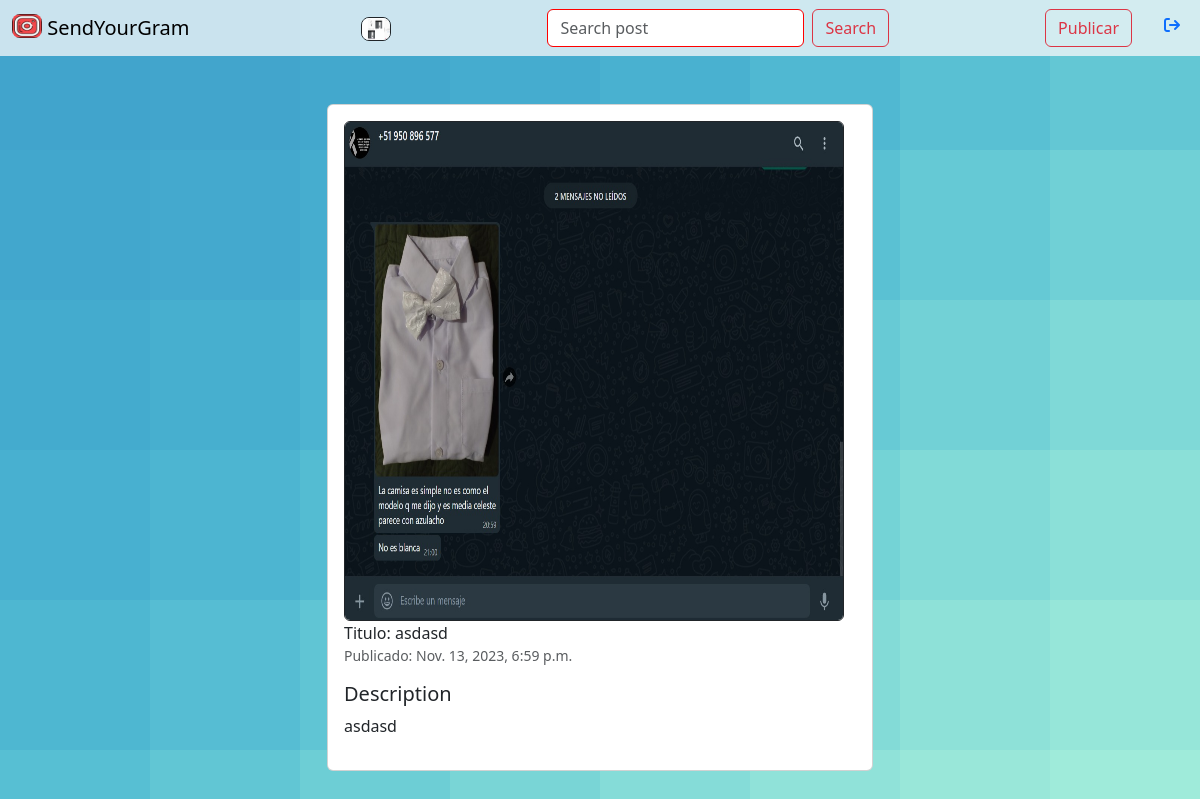
/Session/Posts/details/19 (signed in), run on the app's committed database.
### first/models.py (models this page shows)
class UserWeb(AbstractUser):
    profile_picture = models.ImageField(
        upload_to="profile_images/",
        blank=True,
        default="static_images/user.png")#Subo la imagen a la ruta de MEDIA_URL
    website = models.URLField(max_length=254,blank=True,null=False)
    biography = models.TextField(max_length=500,blank=True,null=False)
    phone_number = models.CharField(max_length=15,blank=True,null=False)
    created = models.DateField(auto_now_add=True)
    modified = models.DateTimeField(auto_now=True)

### second/models.py (models this page shows, shortened)
class Post(models.Model):
    from_user = models.ForeignKey(settings.AUTH_USER_MODEL,on_delete=models.CASCADE)
    title = models.CharField(max_length=200)
    description = models.TextField(blank=True)
    postimg  = models.ImageField(upload_to="post_images/")
    created = models.DateTimeField(auto_now_add=True)
    class Meta:
        ordering = ["-created"]

### second/views.py (the view)
# urls.py: path("Posts/details/<int:pk>",v2.DetailPostView.as_view(),name="DETAILSPOST")
class DetailPostView(LoginRequiredMixin,DetailView):
    model = Post#Usa el modelo por el que se listaran sus objetos
    template_name = "second_templates/list_post.html"#Se establece el template a renderizar
    context_object_name = "Post"#Se le coloca el nombre de los objetos a pasar como contexto
    queryset = Post.objects.all()#Se le pasa la lista de objetos a mostrar
    slug_field = "pk"#la propiedad que vamos a utilizar en el modelo
    slug_url_kwarg = "pk"#El nombre de la propiedad pasada como parametro, que se refleja en la url.py

### templates/second_templates/list_post.html (shortened to what this page needs)
{% extends 'second_templates/layouts/base.html' %}
{% block content %}
        <div class="container posts-content">
            <div class="row">
                <div class="col-lg-6 offset-md-3">
                    <div class="card mb-4">
                    <div class="card-body">
                        <div class="media mb-3">
                        <img src="{{Post.postimg.url}}" class="d-block ui-w-40 rounded border border-dark" alt="" style="width: 500px; height: 500px;">
                        <div class="media-header" >
                            Titulo: {{Post.title}}
                        </div>
                        <div class="media-body ml-3">
                            <div class="text-muted small">Publicado: {{Post.created}}</div>
                        </div>
                        </div>
                        <h5>Description</h5>
                        <p>{{Post.description}}</p>
                    </div>
                    </div>
                </div>
{% endblock %}

### templates/second_templates/layouts/nav.html
{% load static %}
<nav class="navbar bg-light bg-opacity-75 sticky-top">
    <div class="container-fluid">
      <a class="navbar-brand" href="{% url 'GETTINGPOSTS' %}">
        <img src= "{%  static 'static_images/instagram.png' %}" alt="Logo" width="30" height="24" class="d-inline-block align-text-top rounded-3">
        SendYourGram
      </a>
      <a href="{% url 'DETAILS' request.user.id %}"><img src="{{request.user.profile_picture.url}}" alt="Logo" width="30" height="24" class="d-inline-block align-text-top rounded-3 border border-dark"></a>
      <form class="d-flex" role="search" action="{% url 'Search' %}" method="GET">
        <input  required="True" name="post_title" class="form-control  me-2" type="search" placeholder="Search post" aria-label="Search" style="border-color: red;">
        <button class="btn btn-outline-danger"   type="submit">Search</button>
      </form>
      <div class="row">
        <div class="col">
          <a href="{% url 'SHARE_POST' %}" class="btn btn-outline-danger">Publicar</a>
        </div>
        <div class="col">
          <a href="{% url 'Logoutview' %}"><i class="fa-solid fa-arrow-right-from-bracket p-2"></i></a>
        </div>
      </div>
    </div>
  </nav>

### static/css/background001.css (style rules this page uses)
body { background-image: url("radiant-gradient.png"); background-repeat: repeat-y; background-attachment: fixed; }

### data on the page
UserWeb: user.profile_picture (picture)
Post: postimg (picture), title "asdasd", created "Nov. 13, 2023, 6:59 p.m.", description "asdasd"
